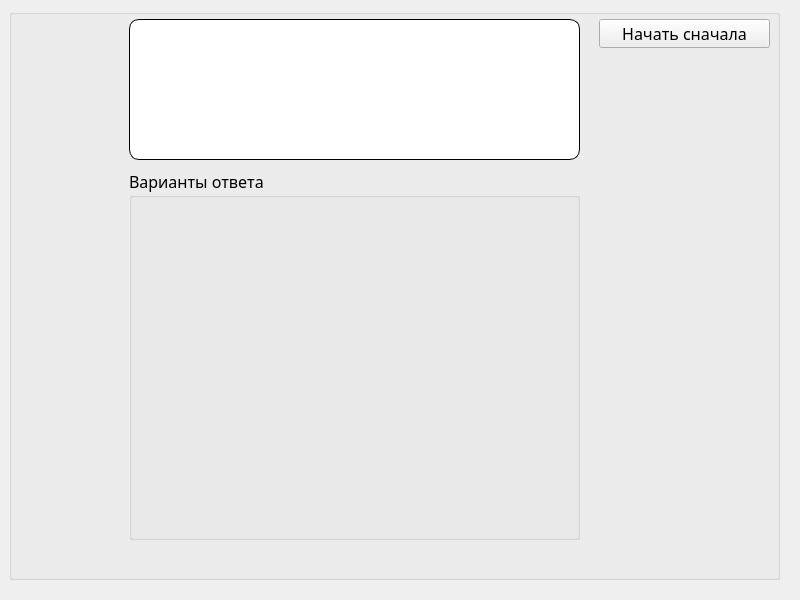
<?xml version="1.0" encoding="UTF-8"?>
<ui version="4.0">
 <class>MainWindow</class>
 <widget class="QMainWindow" name="MainWindow">
  <property name="geometry">
   <rect>
    <x>0</x>
    <y>0</y>
    <width>800</width>
    <height>600</height>
   </rect>
  </property>
  <property name="sizePolicy">
   <sizepolicy hsizetype="Fixed" vsizetype="Fixed">
    <horstretch>0</horstretch>
    <verstretch>0</verstretch>
   </sizepolicy>
  </property>
  <property name="maximumSize">
   <size>
    <width>800</width>
    <height>600</height>
   </size>
  </property>
  <property name="font">
   <font>
    <family>JetBrainsMono Nerd Font</family>
    <pointsize>12</pointsize>
   </font>
  </property>
  <property name="windowTitle">
   <string>Рудь, ИТ-621м, Выбор прически</string>
  </property>
  <widget class="QWidget" name="centralwidget">
   <widget class="QGroupBox" name="groupBox">
    <property name="geometry">
     <rect>
      <x>9</x>
      <y>9</y>
      <width>771</width>
      <height>571</height>
     </rect>
    </property>
    <property name="title">
     <string/>
    </property>
    <widget class="QTextEdit" name="textEdit">
     <property name="geometry">
      <rect>
       <x>120</x>
       <y>10</y>
       <width>451</width>
       <height>141</height>
      </rect>
     </property>
     <property name="font">
      <font>
       <family>JetBrainsMono Nerd Font</family>
       <pointsize>10</pointsize>
      </font>
     </property>
     <property name="styleSheet">
      <string notr="true">QTextEdit {
  border: 1px solid black;
  border-radius: 10px;
  background-color: palette(base);
}</string>
     </property>
     <property name="undoRedoEnabled">
      <bool>false</bool>
     </property>
     <property name="readOnly">
      <bool>true</bool>
     </property>
    </widget>
    <widget class="QGroupBox" name="options_box">
     <property name="geometry">
      <rect>
       <x>120</x>
       <y>160</y>
       <width>451</width>
       <height>371</height>
      </rect>
     </property>
     <property name="title">
      <string>Варианты ответа</string>
     </property>
     <widget class="QWidget" name="verticalLayoutWidget">
      <property name="geometry">
       <rect>
        <x>9</x>
        <y>29</y>
        <width>441</width>
        <height>341</height>
       </rect>
      </property>
      <layout class="QVBoxLayout" name="verticalLayout"/>
     </widget>
    </widget>
    <widget class="QPushButton" name="resetStateButton">
     <property name="geometry">
      <rect>
       <x>590</x>
       <y>10</y>
       <width>171</width>
       <height>29</height>
      </rect>
     </property>
     <property name="text">
      <string>Начать сначала</string>
     </property>
    </widget>
   </widget>
  </widget>
 </widget>
 <resources/>
 <connections/>
</ui>
